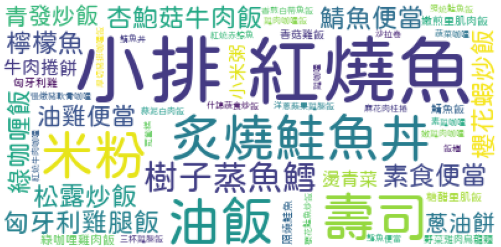

Source code (Python):
import jieba
import matplotlib.pyplot as plt
import os
from wordcloud import WordCloud

font_path = './font.ttf'
text = " ".join(["檸檬魚","綠咖喱飯", "油飯","米粉", "壽司", "鯖魚便當","匈牙利雞腿飯","杏鮑菇牛肉飯","素食便當", "小排","紅燒魚", "櫻花蝦炒飯","松露炒飯", "炙燒鮭魚丼", "油雞便當", "青發炒飯","蔥油餅","牛肉捲餅","燙青菜","小米粥", "綠咖哩雞肉飯","嫩煎里肌肉飯", "匈牙利雞","照燒鮭魚", "香菇雞飯","鯖魚飯", "糖醋里肌飯","野菜雞肉烏龍麵", "洋蔥蘋果雞腿飯","照燒鮭魚飯", "三杯雞腿飯","香煎白帶魚飯", "蒜泥白肉飯","紅燒赤鯮魚", "雞肉咖哩飯","厚切豬排咖哩飯","麻花肉桂捲", "樹子蒸魚鱈","什錦蔬食炒飯", "炙燒鮭魚丼","鯖魚丼", "小排","紅燒魚", "嫩雞肉咖哩","慢燉豬軟骨咖哩", "小排","紅燒魚", "樹子蒸魚鱈","櫻花鮭魚炒飯", "壽司","沙拉卷", "蔬菜咖哩","素雞咖哩", "小排","紅燒魚", "雞咖哩","紅燒牛肉咖哩", "油飯","米粉","蘿蔔糕", "鱈魚便當","飯糰", "小排","紅燒魚"])

wc = WordCloud(background_color='white', font_path=font_path)
wc.generate(text)
plt.imshow(wc)
plt.axis("off")
plt.show()
